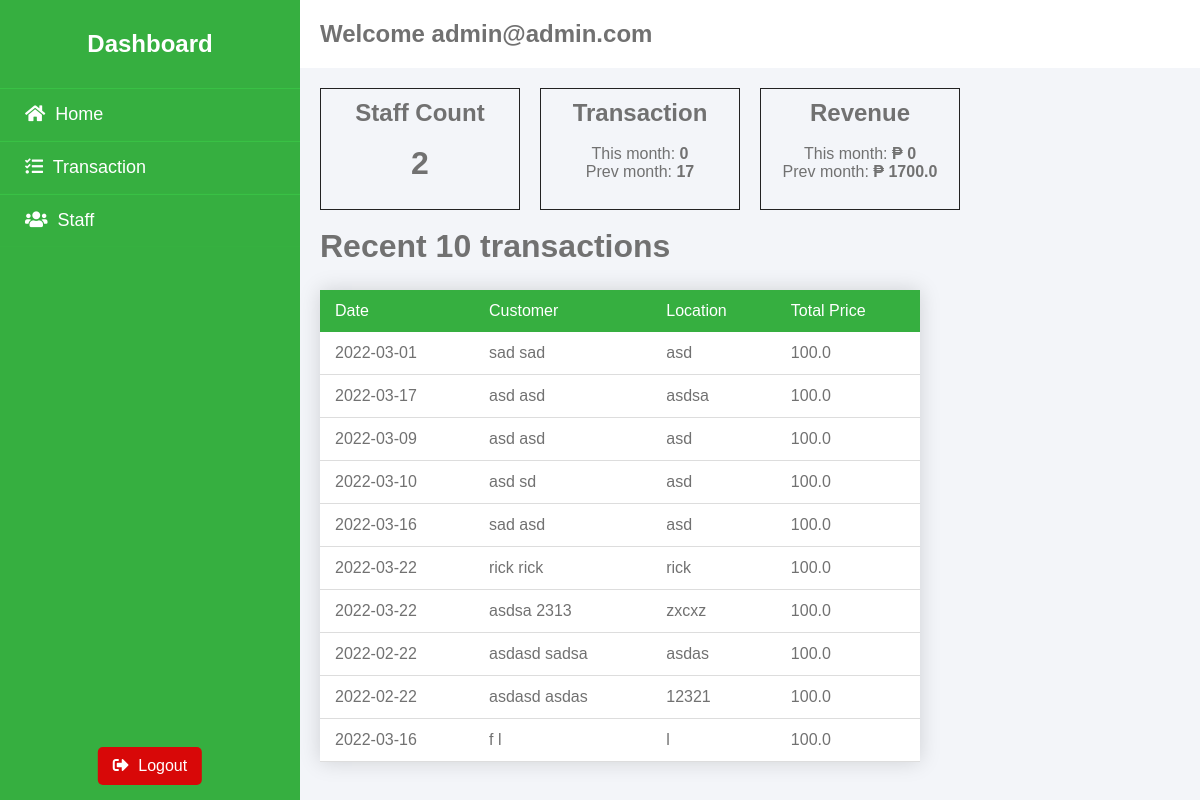
Before: /dashboard (signed in) with the older database file.
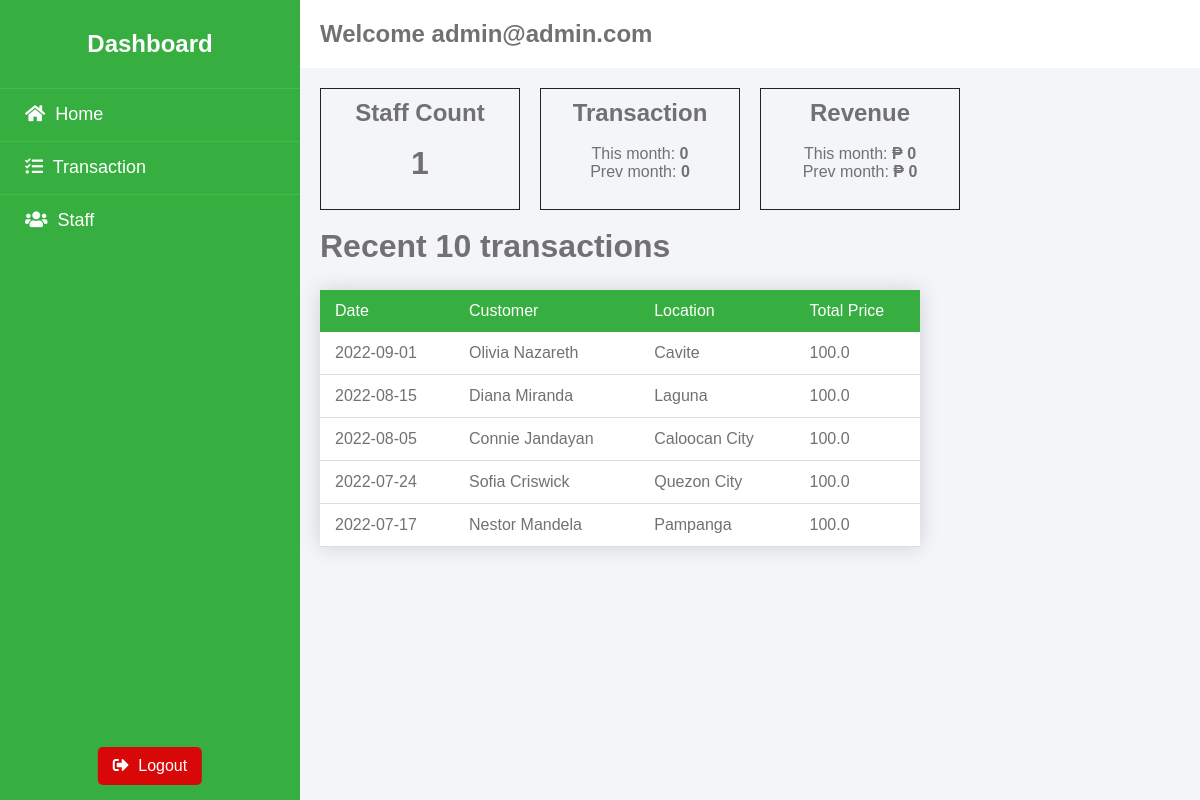
After: the same page with the newer database file.
### models.py (models this page shows, shortened)
class Staff(db.Model):
    __tablename__ = 'staff'
    staff_id = db.Column(db.Integer, primary_key=True)
    staff_email = db.Column(db.String(200), unique=True)
    staff_password = db.Column(db.String(200), nullable=False)

class Transaction(db.Model):
    __tablename__ = 'transaction'
    cust_id = db.Column(db.Integer, primary_key=True)
    cust_firstname = db.Column(db.Text)
    cust_lastname = db.Column(db.Text)
    trans_date = db.Column(db.Date)
    trans_location = db.Column(db.Text)
    prod_id = db.Column(db.Integer)

class Product(db.Model):
    __tablename__ = 'product'
    prod_id = db.Column('prod_id', db.Integer, primary_key=True)
    prod_unit_qty = db.Column(db.Integer)
    prod_retail_price = db.Column(db.Float)
    prod_total_price = db.Column(db.Float)

### blueprint/dashboard.py (the view)
@dashboard_bp.route('/dashboard')
def dashboard():
    if not is_authenticated():
        return redirect(url_for('auth_bp.login_page'))
    email = session["email"]
    date_now = datetime.utcnow()
    year_now = date_now.year
    month_now = date_now.month
    prev_month = month_now - 1
    this_year = extract('year', Transaction.trans_date) == year_now
    this_month = extract('month', Transaction.trans_date) == month_now
    this_prev_month = extract('month', Transaction.trans_date) == prev_month
    staff_count = len(Staff.query.all())
    trans_month_count = len(Transaction.query.filter(this_year, this_month).all())
    prev_trans_month_count = len(Transaction.query.filter(this_year, this_prev_month).all())
    prod_trans_data = Transaction.query \
        .join(Product, Transaction.prod_id == Product.prod_id) \
        .with_entities(
            Product.prod_total_price
        ) \
        .filter(Transaction.prod_id == Product.prod_id)
    prod_month_data = prod_trans_data.filter(this_year, this_month).all()
    prod_prev_month_data = prod_trans_data.filter(this_year, this_prev_month).all()
    recent_trans_data = Transaction.query\
        .order_by(Transaction.cust_id.desc())\
        .join(Product, Transaction.prod_id == Product.prod_id)\
        .with_entities(
            Product.prod_total_price,
            Transaction.cust_firstname,
            Transaction.cust_lastname,
            Transaction.trans_location,
            Transaction.trans_date
        )\
        .filter(Transaction.prod_id == Product.prod_id)\
        .limit(10)\
        .all()
    prod_month_total_earn = 0
    for item in prod_month_data:
        prod_month_total_earn += item[0]
    prod_prev_month_total_earn = 0
    for item in prod_prev_month_data:
        prod_prev_month_total_earn += item[0]
    data = {
        "email": email,
        "staff_count": staff_count,
        "trans_month_count": trans_month_count,
        "prev_trans_month_count": prev_trans_month_count,
        "prod_month_total_earn": prod_month_total_earn,
        "prod_prev_month_total_earn": prod_prev_month_total_earn,
        "recent_trans_data": recent_trans_data
    }
    return render_template('auth/dashboard_page.html', data=data)

### helper/functions.py (called while the page is built)
def is_authenticated():
    if session.get('signedin'):
        return True
    return False

### templates/auth/dashboard_page.html
{% extends 'auth/auth_base.html' %}
{% block head %}
<link rel="stylesheet" href="{{ url_for('static', filename='css/dashboard.css') }}">
<link rel="stylesheet" href="{{ url_for('static', filename='css/staff.css') }}">
{% endblock %}
{% block header %}
<h2>Welcome {{ data['email'] }} </h2>
{% endblock %}
{% block body %}
<div class="dashboard">
    <div class="item">
        <h2>Staff Count</h2> <br>
        <h1>{{ data['staff_count'] }}</h1>
    </div>
    <div class="item">
        <h2>Transaction</h2> <br>
        <p>This month: <b>{{ data['trans_month_count'] }}</b></p>
        <p>Prev month: <b>{{ data['prev_trans_month_count'] }}</b></p>
    </div>
    <div class="item">
        <h2>Revenue</h2> <br>
        <p>This month: <b>₱ {{ data['prod_month_total_earn'] }}</b></p>
        <p>Prev month: <b>₱ {{ data['prod_prev_month_total_earn'] }}</b></p>
        <br>
    </div>
</div>
    <div>
        <br>
        <h1>Recent 10 transactions</h1>
        <table>
        <thead>
            <tr>
                <td>Date</td>
                <td>Customer</td>
                <td>Location</td>
                <td>Total Price</td>
            </tr>
        </thead>
        <tbody>
            {% for item in data['recent_trans_data'] %}
            <tr>
                <td>{{ item[4] }}</td>
                <td>{{ item[1] }} {{ item[2] }}</td>
                <td>{{ item[3] }}</td>
                <td>{{ item[0] }}</td>
            </tr>
            {% endfor %}
        </tbody>
    </table>
    </div>
{% endblock %}

### templates/auth/auth_base.html (shortened to what this page needs)
<!DOCTYPE html>
<html lang="en">
    <head>
        <link rel="stylesheet" href="{{ url_for('static', filename='css/auth.css') }}">
        <link rel="stylesheet" href="https://pro.fontawesome.com/releases/v5.10.0/css/all.css"/>
        {% block head %}
        {% endblock %}
    </head>
<body>
<div class="wrapper">
    <div class="sidebar">
        <h2>Dashboard</h2>
        <ul>
            <li>
                <a href="/dashboard">
                    <i class="fas fa-home"></i>
                    Home
                </a>
            </li>
            <li>
                <a href="/transaction">
                    <i class="fas fa-tasks"></i>
                    Transaction
                </a>
            </li>
            <li>
                <a href="/staff">
                    <i class="fas fa-users"></i>
                    Staff
                </a>
            </li>
        </ul>
        <div class="logout">
            <a href="/logout">
                <i class="fas fa-sign-out-alt"></i>
                Logout
            </a>
        </div>
    </div>
    <div class="main">
        <div class="main--header">
            {% block header %}
            {% endblock %}
        </div>
        <div class="main--content">
            {% block body %}
            {% endblock %}
        </div>
    </div>
</div>
</body>
</html>

### static/css/auth.css (style rules this page uses)
.fas { padding-right: 5px; }
body { background: #F3F5F9; }
.wrapper { display: flex; position: relative; }
.wrapper .sidebar { position: fixed; width: 300px; height: 100%; padding: 30px 0; background: rgb(54, 175, 64); }
.wrapper .sidebar h2 { color: #FFF; text-align: center; margin-bottom: 30px; }
.wrapper .sidebar ul li { padding: 15px 25px; font-size: 18px; border-top: 1px solid rgba(61, 211, 74, 0.5); border-bottom: 1px solid rgba(61, 211, 74, 0.05); }
.wrapper .sidebar ul li a { color: #FFF; display: block; }
.wrapper .sidebar .logout { position: absolute; bottom: 0; left: 50%; transform: translateX(-50%); display: flex; background-color: #d80808; padding: 10px 15px; margin-bottom: 15px; border-radius: 5px; }
.wrapper .sidebar .logout a { color: #FFF; }
.wrapper .main { width: 100%; margin-left: 300px; }
.wrapper .main--header { padding: 20px; background: #FFF; color: #717171; }
.wrapper .main--content { margin: 20px; color: #717171; }

### static/css/dashboard.css (style rules this page uses)
.dashboard { display: flex; gap: 10px 20px; }
.item { padding: 10px; border: 1px solid #222; text-align: center; width: 200px; }

### static/css/staff.css (style rules this page uses)
table { border-collapse: collapse; margin: 25px 0; font-size: 0.9em; font-family: sans-serif; min-width: 600px; box-shadow: 0 0 20px rgba(0, 0, 0, 0.15); background: #FFF; }
table thead tr { background: rgb(54, 175, 64); color: #ffffff; text-align: left; }
table th, table td { padding: 12px 15px; font-size: 16px; }
table tbody tr { border-bottom: 1px solid #dddddd; }

### static/css/global.css (style rules this page uses)
* { margin: 0; padding: 0; box-sizing: border-box; font-family: sans-serif; list-style: none; text-decoration: none; }

Changed rows visible on the page:
removed Transaction: trans_date "2022-03-01", cust_firstname "sad", cust_lastname "sad", trans_location "asd", prod_total_price "100.0"
removed Transaction: trans_date "2022-03-17", cust_firstname "asd", cust_lastname "asd", trans_location "asdsa", prod_total_price "100.0"
removed Transaction: trans_date "2022-03-09", cust_firstname "asd", cust_lastname "asd", trans_location "asd", prod_total_price "100.0"
removed Transaction: trans_date "2022-03-10", cust_firstname "asd", cust_lastname "sd", trans_location "asd", prod_total_price "100.0"
removed Transaction: trans_date "2022-03-16", cust_firstname "sad", cust_lastname "asd", trans_location "asd", prod_total_price "100.0"
removed Transaction: trans_date "2022-03-22", cust_firstname "rick", cust_lastname "rick", trans_location "rick", prod_total_price "100.0"
removed Transaction: trans_date "2022-03-22", cust_firstname "asdsa", cust_lastname "2313", trans_location "zxcxz", prod_total_price "100.0"
removed Transaction: trans_date "2022-02-22", cust_firstname "asdasd", cust_lastname "sadsa", trans_location "asdas", prod_total_price "100.0"
removed Transaction: trans_date "2022-02-22", cust_firstname "asdasd", cust_lastname "asdas", trans_location "12321", prod_total_price "100.0"
removed Transaction: trans_date "2022-03-16", cust_firstname "f", cust_lastname "l", trans_location "l", prod_total_price "100.0"
now on this page (row edited): Transaction: trans_date "2022-09-01", cust_firstname "Olivia", cust_lastname "Nazareth", trans_location "Cavite", prod_total_price "100.0"
now on this page (row edited): Transaction: trans_date "2022-08-15", cust_firstname "Diana", cust_lastname "Miranda", trans_location "Laguna", prod_total_price "100.0"
now on this page (row edited): Transaction: trans_date "2022-08-05", cust_firstname "Connie", cust_lastname "Jandayan", trans_location "Caloocan City", prod_total_price "100.0"
now on this page (row edited): Transaction: trans_date "2022-07-24", cust_firstname "Sofia", cust_lastname "Criswick", trans_location "Quezon City", prod_total_price "100.0"
now on this page (row edited): Transaction: trans_date "2022-07-17", cust_firstname "Nestor", cust_lastname "Mandela", trans_location "Pampanga", prod_total_price "100.0"
Other visible differences:
{{ data['staff_count'] }}: "2" → "1"
{{ data['prev_trans_month_count'] }}: "17" → "0"
{{ data['prod_prev_month_total_earn'] }}: "1700.0" → "0"
